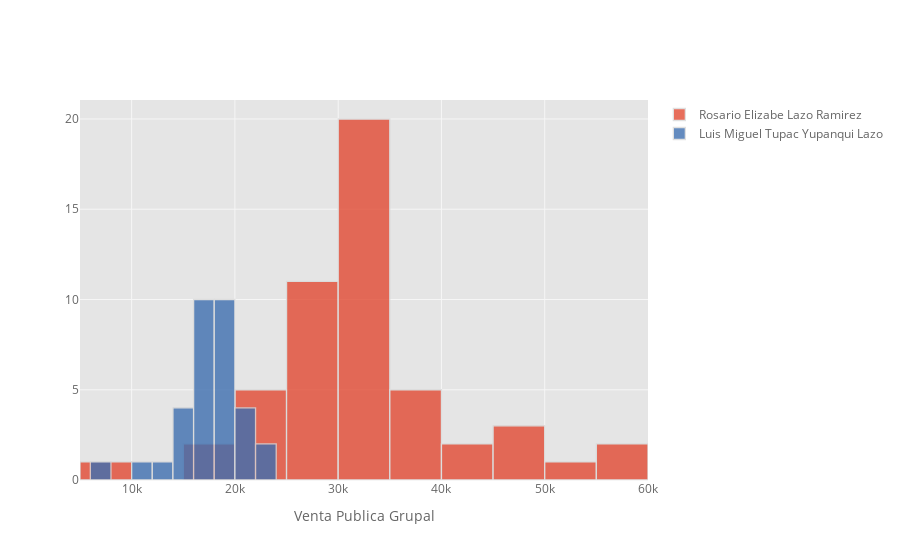

The notebook cell saved with this chart:
### Code cell
df_desempeno[['Rosario Elizabe Lazo Ramirez', 'Luis Miguel Tupac Yupanqui Lazo']].iplot(kind='hist',
                                                    xTitle='Venta Publica Grupal')

### Figure 1 — Plotly figure (JSON) as saved in the notebook; plotly's stock layout.template omitted (floating-point values rounded to 4 significant figures)
{"data": [{"histfunc": "count", "histnorm": "", "marker": {"color": "rgba(226, 74, 51, 1.0)", "line": {"color": "#D9D9D9", "width": 1.3}}, "name": "Rosario Elizabe Lazo Ramirez", "opacity": 0.8, "orientation": "v", "type": "histogram", "x": [57300.0, 58920.0, 47040.0, 46610.0, 44150.0, 33310.0, 30080.0, 27600.0, 38460.0, 47390.0, 51470.0, 31960.0, 29280.0, 30424, 34900.0, 37740.0, 37330.0, 39580.0, 42610.0, 33300.0, 31090.0, 32990.0, 30610.0, 32230.0, 31790.0, 30260.0, 9908.0, 26715, 28880.0, 31070.0, 33660.0, 26730.0, 26644, 34410.0, 33190.0, 32642, 30070.0, 26170.0, 24920.0, 23320.0, 27870.0, 27773, 26080.0, 30074, 32110.0, 29140.0, 36820.0, 17711, 17665, 20280.0, 22490.0, 24890.0]}, {"histfunc": "count", "histnorm": "", "marker": {"color": "rgba(62, 111, 176, 1.0)", "line": {"color": "#D9D9D9", "width": 1.3}}, "name": "Luis Miguel Tupac Yupanqui Lazo", "opacity": 0.8, "orientation": "v", "type": "histogram", "x": [null, null, null, null, null, null, null, null, null, null, null, null, null, null, null, null, null, null, null, 18580.0, 18540.0, 18670.0, 18790.0, 21350.0, 16840.0, 18510.0, 6859.0, 10000.0, 13050.0, 17160.0, 17800.0, 17790.0, 14850.0, 20360.0, 17510.0, 20410.0, 23210.0, 17440.0, 16176, 19051, 18450.0, 17590.0, 19460.0, 18760.0, 16400.0, 15950, 23670.0, 20460.0, 15000.0, 15373, 18500.0, 16190.0]}], "layout": {"barmode": "overlay", "legend": {"bgcolor": "#FFFFFF", "font": {"color": "#666666"}}, "paper_bgcolor": "#FFFFFF", "plot_bgcolor": "#E5E5E5", "title": {"font": {"color": "#151516"}}, "xaxis": {"gridcolor": "#F6F6F6", "showgrid": true, "tickfont": {"color": "#666666"}, "title": {"font": {"color": "#666666"}, "text": "Venta Publica Grupal"}, "zerolinecolor": "#F6F6F6"}, "yaxis": {"gridcolor": "#F6F6F6", "showgrid": true, "tickfont": {"color": "#666666"}, "title": {"font": {"color": "#666666"}, "text": ""}, "zerolinecolor": "#F6F6F6"}}}
